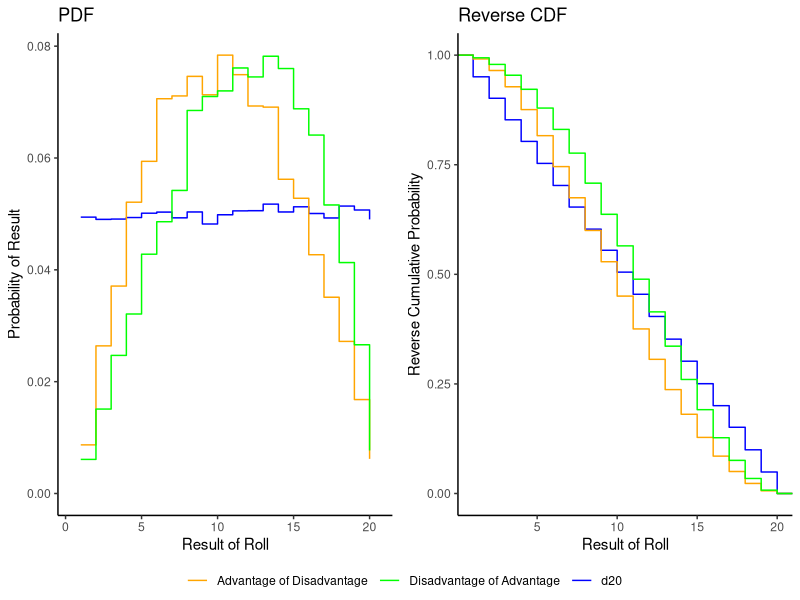

Source code (R):
library(tidyverse)
library(ggpubr)

N = 10000 # number of die rolls (aka precision and runtime)
d = 20 # number of sides on the die

rollsREG <- NULL
rollsAOD <- NULL
rollsDOA <- NULL

for(i in 1:N){
        roll4 <- sample.int(n = 20, size = 4, replace = TRUE)
        rollsREG <- append(rollsREG, roll4)
        rollsAOD <- append(rollsAOD, max(min(roll4[1], roll4[2]), min(roll4[3], roll4[4])))
        rollsDOA <- append(rollsDOA, min(max(roll4[1], roll4[2]), max(roll4[3], roll4[4])))
}

print(c('last rolls', roll4))
print(c('regular expected roll', mean(rollsREG)))
print(c('advantage of disadvantage expected roll', mean(rollsAOD)))
print(c('disadvantage of advantage expected roll', mean(rollsDOA)))

rollsREG <- as.data.frame(rollsREG)
rollsAOD <- as.data.frame(rollsAOD)
rollsDOA <- as.data.frame(rollsDOA)

pdf <- ggplot() +
        stat_bin(data = rollsREG, 
                 aes(rollsREG, ..density..), 
                 geom="step", bins = 20, color = "blue") + 
        stat_bin(data = rollsAOD, 
                 aes(rollsAOD, ..density..), 
                 geom = "step", bins = 20, color = "orange") +
        stat_bin(data = rollsDOA, 
                 aes(rollsDOA, ..density..), 
                 geom = "step", bins = 20, color = "green") +
        theme_classic() + 
        labs(x = "Result of Roll", y = "Probability of Result", title = "PDF")


revcdf <- ggplot() +
        stat_ecdf(data = rollsREG, 
                  aes(x = rollsREG, y = 1- ..y.., color = "rollsREG")) +
        stat_ecdf(data = rollsAOD, 
                  aes(x = rollsAOD, y = 1- ..y.., color = "rollsAOD")) + 
        stat_ecdf(data = rollsDOA, 
                  aes(x = rollsDOA, y = 1- ..y.., color = "rollsDOA")) +
        theme_classic() + 
        labs(x = "Result of Roll", y = "Reverse Cumulative Probability", title = "Reverse CDF") +
        scale_color_manual(name = "", values = c( "rollsREG" = "blue", "rollsAOD" = "orange", "rollsDOA" = "green"),
                           labels = c("Advantage of Disadvantage", "Disadvantage of Advantage", "d20"))

# plot together
p <- ggarrange(pdf, revcdf, nrow=1, common.legend = TRUE, legend="bottom")

ggsave(filename = "extracredit.png", plot = p)

